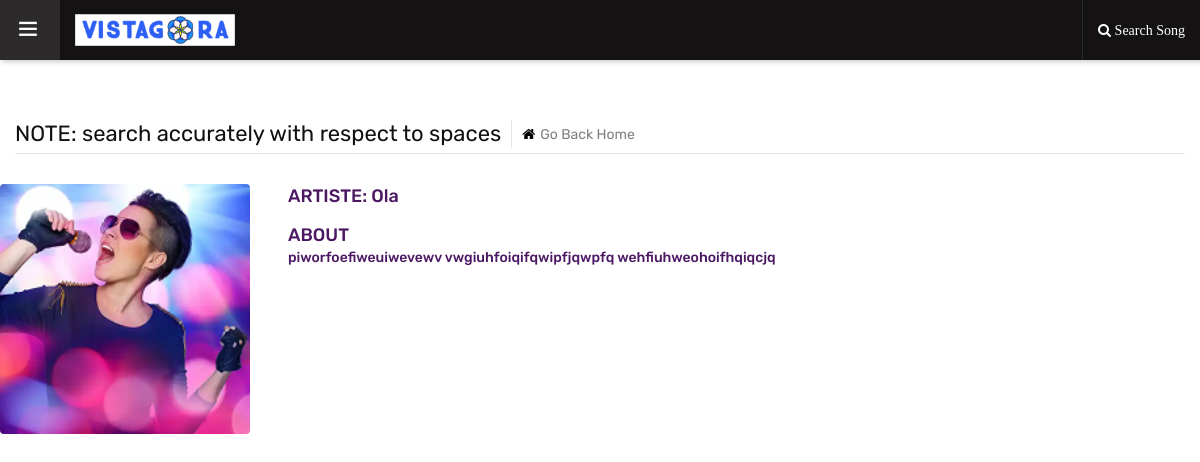
The page /vista-gora/search-course1111/hiuewd ncjckbc on the database its author committed.
### ourapp/models.py (models this page shows)
class Artiste(models.Model):
    artiste = models.CharField(max_length=100)
    identification_code = models.CharField(max_length=30, unique=True)
    description = models.TextField(max_length=300)
    artiste_picture = models.FileField(upload_to="artiste_picture")

### ourapp/views.py (the view)
# urls.py: path("vista-gora/search-course1111/<str:tok>", views.search_course1111, name="search_course1111"),
def search_course1111(request, tok):
    try:
        if request.method == "POST":
            tok = request.POST.get("qq")
            cont = Artiste.objects.all()
            tok = tok.upper()
            got2 = None
            try:
                got2 = []
                for i in cont:
                    toU = str(i.title)
                    if tok == toU.upper():
                        got2.append(i.identification_code)
                print(got2)
                return render(request, "search_course1111.html", {"tok": tok, "got": cont, "got2": got2})
            except:
                return render(request, "search_course1111.html", {"tok": tok, "cont": cont, "ck": False})
        else:
            cont = Artiste.objects.all()
            try:
                got = Artiste.objects.get(identification_code=tok)
                return render(request, "search_course1111.html", {"tok": tok, "got": got, "ck": True})
            except:
                return render(request, "search_course1111.html", {"tok": tok, "cont": cont, "ck": False})
    except:
        try:
            tok = None
            return render(request, "search_course1111.html", {"tok": tok, "cont": cont, "ck": False})
        except:
            return HttpResponse("Your Search input was Empty")

### ourapp/templates/search_course1111.html (shortened to what this page needs)
{% load static %}
<!DOCTYPE html>
<html lang="en">
<head>
	<link rel="stylesheet" type="text/css" href="{% static 'admin/assets/css/assets.css' %}">
	<link rel="stylesheet" type="text/css" href="{% static 'admin/assets/vendors/calendar/fullcalendar.css' %}">
	<link rel="stylesheet" type="text/css" href="{% static 'admin/assets/css/typography.css' %}">
	<link rel="stylesheet" type="text/css" href="{% static 'admin/assets/css/shortcodes/shortcodes.css' %}">
	<link rel="stylesheet" type="text/css" href="{% static 'admin/assets/css/style.css' %}">
	<link rel="stylesheet" type="text/css" href="{% static 'admin/assets/css/dashboard.css' %}">
	<link class="skin" rel="stylesheet" type="text/css" href="{% static 'admin/assets/css/color/color-1.css' %}">
</head>
<body class="ttr-opened-sidebar ttr-pinned-sidebar">
	<header class="ttr-header">
		<div class="ttr-header-wrapper">
			<div class="ttr-toggle-sidebar ttr-material-button">
				<i class="ti-menu ttr-close-icon"></i>
			</div>
			<div class="ttr-logo-box">
				<div>
					<a href="{% url 'index' %}" class="ttr-logo">
						<img class="ttr-logo-desktop" alt="" src="{% static 'admin/assets/images/logo-white.png' %}" width="160" height="27">
					</a>
				</div>
			</div>
			<div class="ttr-header-right ttr-with-seperator">
				<ul class="ttr-header-navigation">
					<li>
						<a href="#" class="ttr-material-button ttr-search-toggle"><i class="fa fa-search"> Search Song</i></a>
					</li>
				</ul>
			</div>
		</div>
	</header>
	<h6 class="ttr-wrapper">
		<div class="container-fluid">
			<div class="db-breadcrumb">
				<h4 class="breadcrumb-title">NOTE: search accurately with respect to spaces</h4>
				<ul class="db-breadcrumb-list">
					<li><a href="{% url 'index' %}"><i class="fa fa-home"></i>Go Back Home</a></li>
				</ul>
			</div>
		</div>
	</h6>
	<div >
		{% if ck %}
					<ul>
						<div class="card-courses-list admin-courses">
							<div class="card-courses-media">
								<img src="{{got.artiste_picture.url}}" alt=""/>
							</div>
							<div class="card-courses-full-dec givepad">
								<div class="card-courses-title">
									<h4><span><h5 class="text-primary">ARTISTE: {{got.artiste}}</h5></span></h4>
								</div>
								<div class="row card-courses-dec">
									<div class="col-md-12">
										<h4><span><h5 class="text-primary">ABOUT <p>{{got.description}}</p></h5></span></h4>
									</div>
								</div>
							</div>
						</div>
					</ul>
		{% else %}
			{% if not got2 %}
				<h4 class="center">No Result Found</h4>
			{% endif %}
		{% endif %}
	</div>
</body>
</html>

### staticfiles/admin/assets/css/typography.css (style rules this page uses)
body { background-color: #fff; font-family: Rubik; font-size: 16px; font-weight: 400; color:#505050; padding: 0; margin: 0; overflow-x: hidden; -webkit-font-smoothing: antialiased; font-smoothing: antialiased; -moz-osx-font-smoothing: grayscale; scroll-behavior: smooth; }
a { color: #6f6f6f; outline: 0 none; text-decoration: none; }
img { border-style: none; height: auto; max-width: 100%; vertical-align: middle; }
section, article, aside, details, figcaption, figure, footer, header, hgroup, main, menu, nav, summary { display: block; }
p, address, pre, hr, ul, ol, dl, dd, table { margin-bottom: 24px; }
p { line-height: 28px; margin-bottom: 24px; }
h1, h2, h3, h4, h5, h6 { color: #111111; font-family: rubik; margin-top:0; }
h4 { font-size: 22px; line-height: 28px; margin-bottom: 15px; font-weight: 500; }
h5 { font-size: 18px; line-height: 24px; margin-bottom: 10px; font-weight: 500; }
h6 { font-size: 16px; line-height: 22px; margin-bottom: 10px; font-weight: 500; }
dl, ul, ol { list-style-position: outside; padding: 0; }
ul, ol { margin-bottom: 24px; }
ul li, ol li { padding: 0; }
.givepad { padding-right: 8px; padding-left: 8px; }

### staticfiles/admin/assets/css/style.css (style rules this page uses)
.givepad { padding-right: 8px; padding-left: 8px; }

### staticfiles/admin/assets/css/color/color-1.css (style rules this page uses)
:root { --primary: #4c1864; --sc-primary: #4d0a91; }
a,.text-primary,.primary li:before,.menu-links .nav > li.active > a,.menu-links .nav > li:hover > a,.menu-links .nav > li .mega-menu > li ul a:hover,.menu-links .nav > li .sub-menu li:hover > a,footer a:active,footer a:focus,footer a:hover,footer h1 a,footer h2 a,footer h3 a,footer h4 a,footer h5 a,footer h6 a,footer p a,.testimonial-1 .testimonial-position,.acod-head a:after,.acod-head a,.acod-head a:hover,.acod-head a.collapsed:hover,.ttr-tabs .nav-tabs > li > a i,h1 a:hover,h2 a:hover,h3 a:hover,h4 a:hover,h5 a:hover,h6 a:hover,.btn.outline,.btn-link:hover { color: #4c1864; }
.ttr-notify-header::after,.widget-bg1,.ttr-search-bar,.ttr-header,.ovpr-dark:after, .pricingtable-main,.account-head:after { background: #4c1864; background: -moz-linear-gradient(45deg, rgb(0, 0, 0) 0%,rgb(0, 0, 0) 100%); background: -webkit-linear-gradient(45deg, rgb(0, 0, 0) 0%,rgb(0, 0, 0) 100%); background: linear-gradient(45deg, rgb(20, 18, 18) 0%,rgb(20, 18, 18) 100%); filter: progid:DXImageTransform.Microsoft.gradient( startColorstr='#4c1864', endColorstr='#3f189a',GradientType=1 ); }

### staticfiles/admin/assets/css/shortcodes/form.css (style rules this page uses)
a, .ttr-box, .btn, .form-control, .ov-box, .overlay-icon li a i, .feature-box-xl, .feature-box-lg, .feature-box-md, .feature-box-sm, .feature-box-xs, .navbar-toggler, .menu-logo, .menu-links .nav > li > a, .secondary-menu { -webkit-transition: all 0.2s linear; -moz-transition: all 0.2s linear; -ms-transition: all 0.2s linear; -o-transition: all 0.2s linear; transition: all 0.2s linear; }

### rows shown on the page
Artiste: artiste_picture (picture), artiste "Ola", description "piworfoefiweuiwevewv vwgiuhfoiqifqwipfjqwpfq wehfiuhweohoifhqiqcjq"
